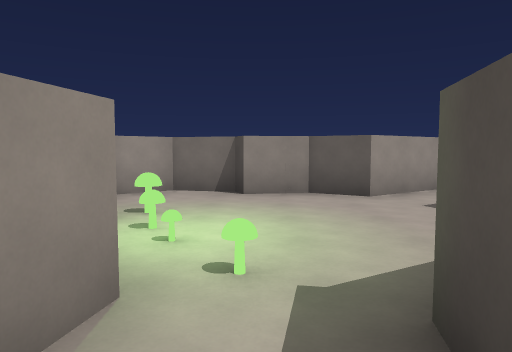
[1] (above)

20 first-person views from a walk through a Godot game level. The camera is 1.5 m above the floor, tilts 4° down and sees 70° across. The floor is counted in squares, 2 m on a side. Each view is taken from the middle of a square. On the plan, view 1 faces up. The plan holds only what a view shows up to about 11 squares ahead; the rest is blank. Characters and animated objects are left out.

[2]
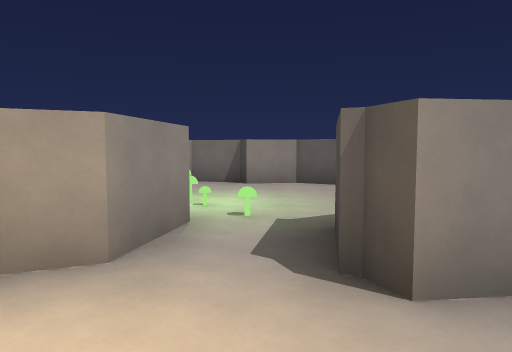

[3]
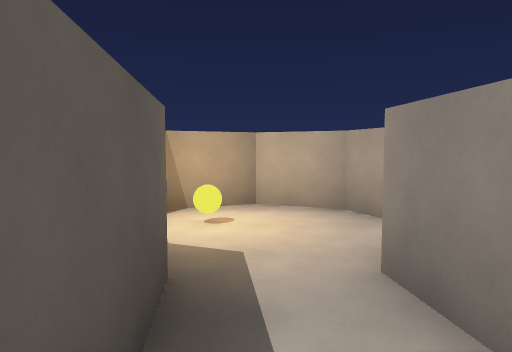

[4]
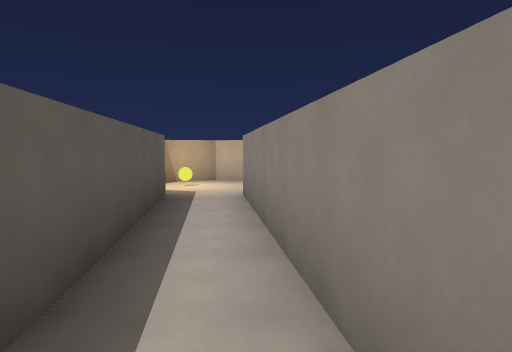

[5]
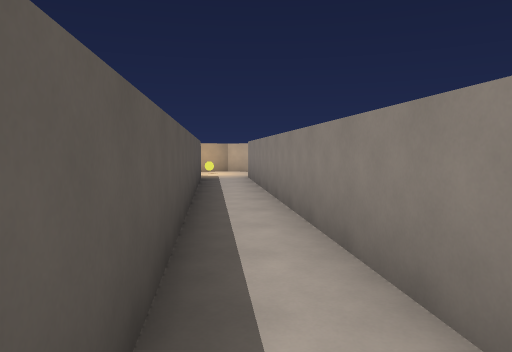

[6]
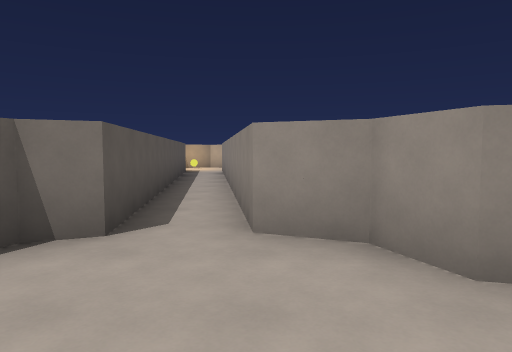

[7]
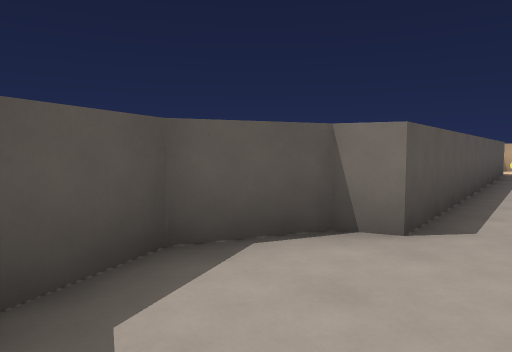

[8]
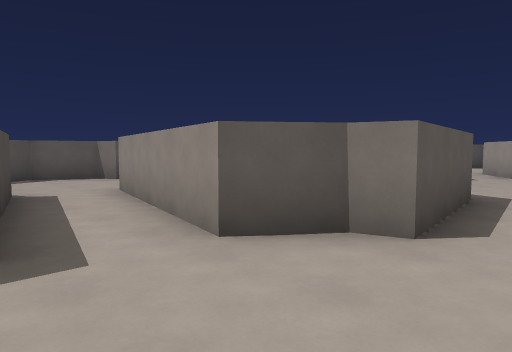

[9]
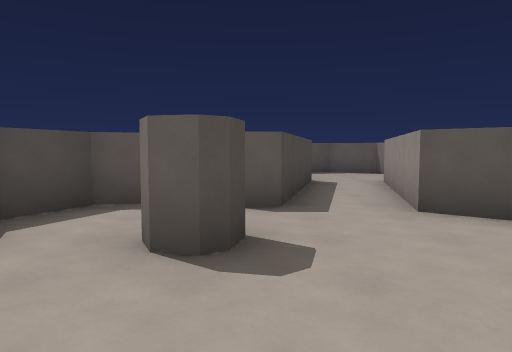

[10]
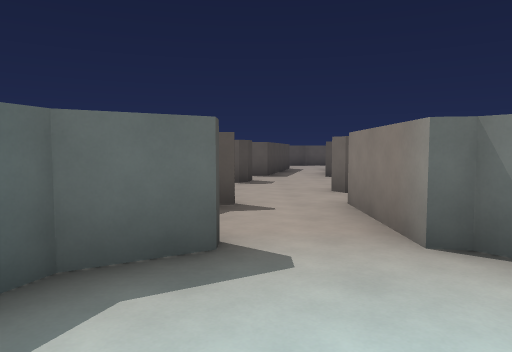

[11]
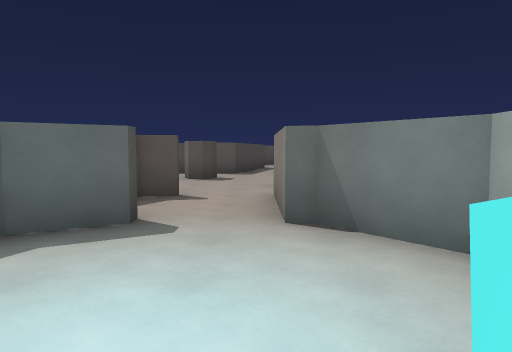

[12]
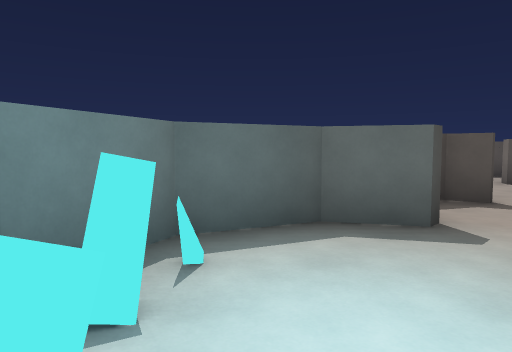

[13]
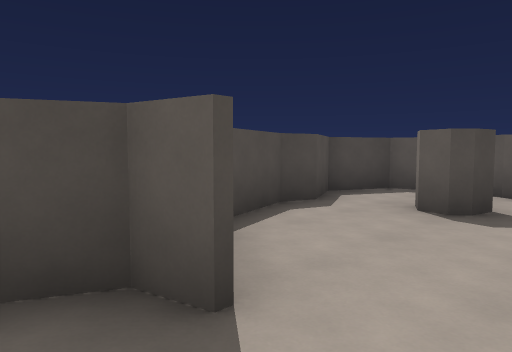

[14]
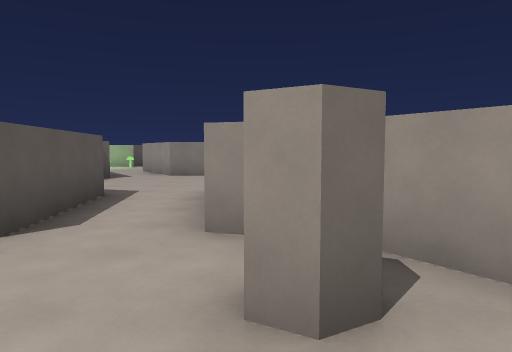

[15]
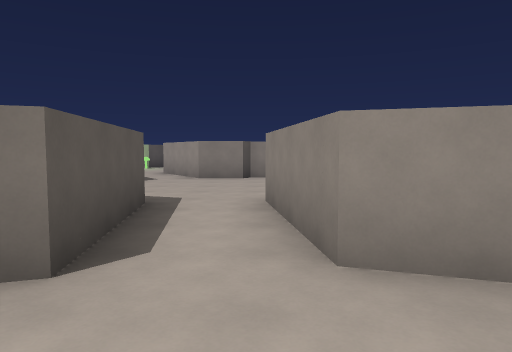

[16]
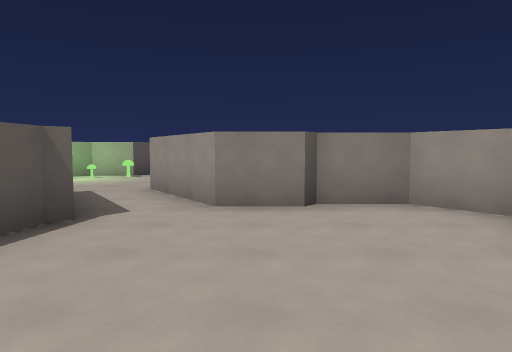

[17]
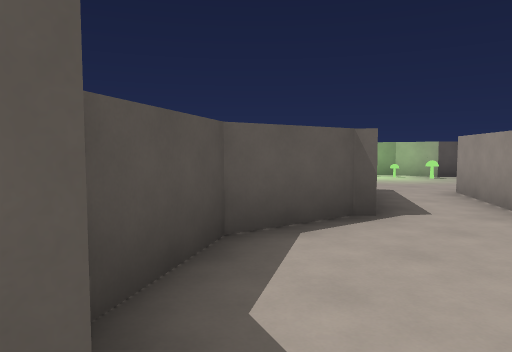

[18]
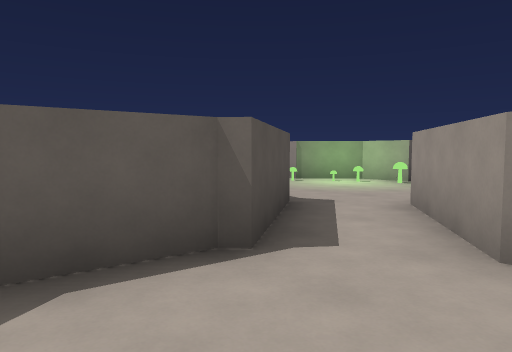

[19]
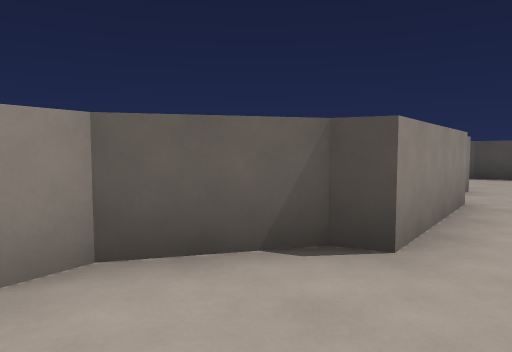

[20]
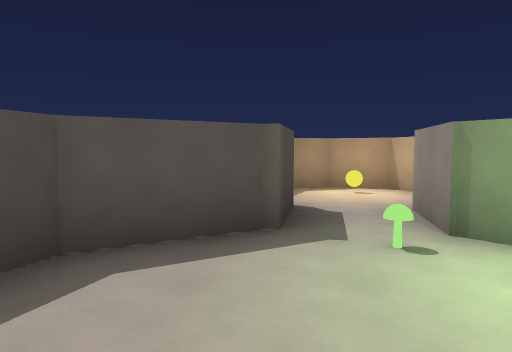

### Floor plan
Ten units are one square. View 1 is at (0, 0); x grows to the right and y downward. Boxes are objects, and circles mark ways between rooms. Rooms are numbered by the first view taken in them; rooms with no view inside come last. Other rooms are left out.
<svg viewBox="-29 -181 212 212">
<path fill="none" stroke="#000" d="M8 15 35 12M5 -1 8 -14M-7 -18 -10 -4 -16 -1 -21 10 -16 21 -5 26 2 23M33 -1 8 2 6 -2M35 12 108 3M107 -10 33 -1M119 -23 111 -19 107 -10M108 3 111 9 125 15 138 10M130 -114 123 -109M153 -120 159 -121 161 -127M120 -105 117 -95M137 -142 137 -118M153 -143 162 -148 167 -162 162 -176M119 -78 121 -72 130 -66 119 -23M124 -155 134 -143M163 -58 172 -60 178 -72 173 -84 175 -90 169 -108M156 -170 157 -175M136 -20 147 -61 154 -61M87 -74 119 -78M51 -59 69 -55 85 -64M42 -88 42 -75 19 -59M49 -110 39 -102 39 -88M117 -95 86 -91 84 -96 69 -105 64 -104M29 -46 51 -61M-23 -47 -19 -44 -19 -31 -7 -18M19 -59 9 -65 -2 -63 -4 -66 -16 -69 -24 -62M8 -14 24 -24 26 -29"/>
<rect x="-15" y="5" width="10" height="10" fill="#bbb"><title>orb</title></rect>
<rect x="125" y="-105" width="10" height="10" fill="#bbb"><title>pillar</title></rect>
<rect x="145" y="-85" width="20" height="10" fill="#bbb"><title>pillar</title></rect>
<circle cx="30" cy="10" r="3" fill="#2a7"/>
<circle cx="110" cy="0" r="3" fill="#2a7"/>
<circle cx="130" cy="-30" r="3" fill="#2a7"/>
<circle cx="120" cy="-85" r="3" fill="#2a7"/>
<circle cx="30" cy="-50" r="3" fill="#2a7"/>
<text x="0" y="10">1</text>
<text x="70" y="0">2</text>
<text x="120" y="-10">3</text>
<text x="140" y="-110">4</text>
<text x="70" y="-80">5</text>
<text x="0" y="-40">6</text>
</svg>
Room 1 opens to room 2. Room 2 opens to room 3. Room 3 opens to room 4. Room 4 opens to room 5. Room 5 opens to room 6.

Where each view was taken, in squares from view 1:
view 1: 0 up, 0 right, facing up
view 2: 2 down, 0 right, facing up
view 3: 1 down, 3 right, facing left
view 4: 0 up, 7 right, facing left
view 5: 0 up, 11 right, facing left
view 6: 1 up, 14 right, facing left
view 7: 1 up, 14 right, facing down-left
view 8: 9 up, 15 right, facing down-left
view 9: 11 up, 15 right, facing down
view 10: 17 up, 15 right, facing down
view 11: 18 up, 14 right, facing down
view 12: 18 up, 14 right, facing down-right
view 13: 13 up, 14 right, facing down-right
view 14: 10 up, 15 right, facing left
view 15: 9 up, 14 right, facing left
view 16: 8 up, 9 right, facing left
view 17: 8 up, 9 right, facing down-left
view 18: 8 up, 7 right, facing down-left
view 19: 8 up, 6 right, facing up-right
view 20: 5 up, 1 right, facing down
